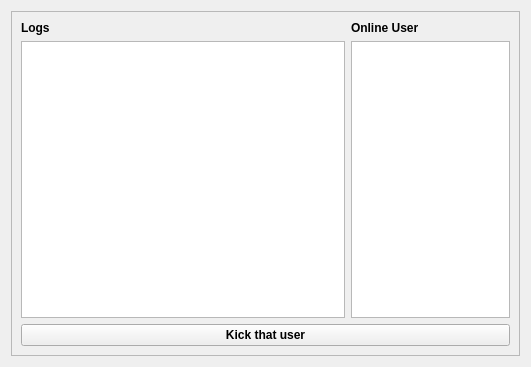
<?xml version="1.0" encoding="UTF-8"?>
<ui version="4.0">
 <class>ServerFrame</class>
 <widget class="QFrame" name="ServerFrame">
  <property name="geometry">
   <rect>
    <x>0</x>
    <y>0</y>
    <width>531</width>
    <height>367</height>
   </rect>
  </property>
  <property name="windowTitle">
   <string>Weather NetWorking</string>
  </property>
  <layout class="QGridLayout" name="gridLayout">
   <item row="0" column="0">
    <widget class="QScrollArea" name="mainScrollArea">
     <property name="widgetResizable">
      <bool>true</bool>
     </property>
     <widget class="QWidget" name="mainWorking">
      <property name="geometry">
       <rect>
        <x>0</x>
        <y>0</y>
        <width>511</width>
        <height>347</height>
       </rect>
      </property>
      <layout class="QGridLayout" name="gridLayout_2">
       <item row="0" column="0">
        <widget class="QLabel" name="lblLogs">
         <property name="font">
          <font>
           <pointsize>9</pointsize>
           <weight>75</weight>
           <bold>true</bold>
          </font>
         </property>
         <property name="text">
          <string>Logs</string>
         </property>
        </widget>
       </item>
       <item row="0" column="2">
        <widget class="QLabel" name="lblOnlineUser">
         <property name="font">
          <font>
           <pointsize>9</pointsize>
           <weight>75</weight>
           <bold>true</bold>
          </font>
         </property>
         <property name="text">
          <string>Online User</string>
         </property>
        </widget>
       </item>
       <item row="1" column="2">
        <widget class="QPlainTextEdit" name="onlUserTextArea">
         <property name="enabled">
          <bool>true</bool>
         </property>
         <property name="sizePolicy">
          <sizepolicy hsizetype="Expanding" vsizetype="Expanding">
           <horstretch>3</horstretch>
           <verstretch>0</verstretch>
          </sizepolicy>
         </property>
         <property name="readOnly">
          <bool>true</bool>
         </property>
        </widget>
       </item>
       <item row="1" column="0" colspan="2">
        <widget class="QPlainTextEdit" name="logsTextArea">
         <property name="enabled">
          <bool>true</bool>
         </property>
         <property name="sizePolicy">
          <sizepolicy hsizetype="Expanding" vsizetype="Expanding">
           <horstretch>3</horstretch>
           <verstretch>0</verstretch>
          </sizepolicy>
         </property>
         <property name="readOnly">
          <bool>true</bool>
         </property>
        </widget>
       </item>
       <item row="2" column="0" colspan="3">
        <widget class="QPushButton" name="btnKick">
         <property name="font">
          <font>
           <pointsize>9</pointsize>
           <weight>75</weight>
           <bold>true</bold>
          </font>
         </property>
         <property name="text">
          <string>Kick that user</string>
         </property>
        </widget>
       </item>
      </layout>
     </widget>
    </widget>
   </item>
  </layout>
 </widget>
 <resources/>
 <connections/>
</ui>
